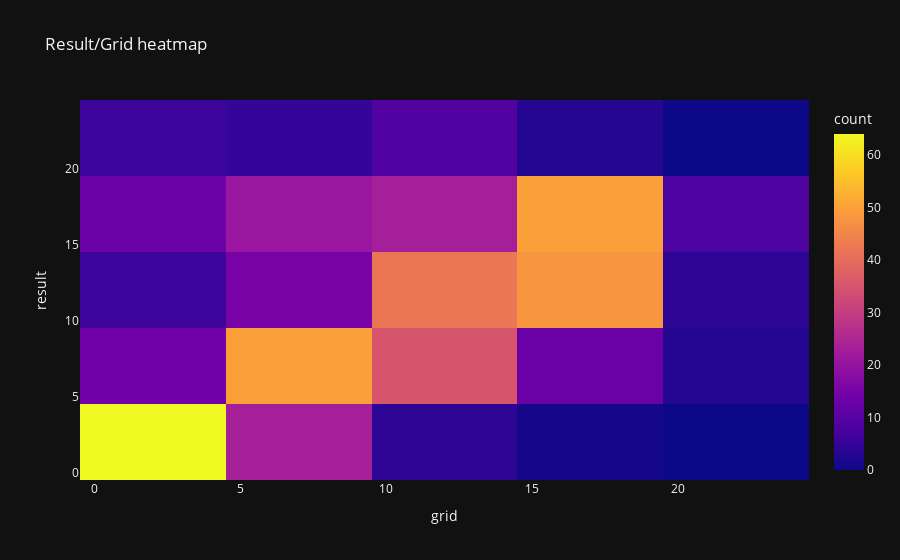

Notebook code for this chart:
### Markdown cell above
### Heatmap

Here I'll do all the heatmaps

The first one compare grid and result

### Code cell
px.density_heatmap(data_all, x="grid", y="result", title="Result/Grid heatmap", template="plotly_dark")

### Figure 1 — Plotly figure (JSON) as saved in the notebook; plotly's stock layout.template omitted (floating-point values rounded to 4 significant figures; data arrays with more than 128 entries replaced by an {"elided": "..."} marker saying what was removed)
{"data": [{"coloraxis": "coloraxis", "hovertemplate": "grid=%{x}<br>result=%{y}<br>count=%{z}<extra></extra>", "name": "", "type": "histogram2d", "x": {"elided": "460 int values"}, "xaxis": "x", "xbingroup": "x", "y": {"elided": "460 int values"}, "yaxis": "y", "ybingroup": "y"}], "layout": {"coloraxis": {"colorbar": {"title": {"text": "count"}}, "colorscale": [[0, "#0d0887"], [0.1111, "#46039f"], [0.2222, "#7201a8"], [0.3333, "#9c179e"], [0.4444, "#bd3786"], [0.5556, "#d8576b"], [0.6667, "#ed7953"], [0.7778, "#fb9f3a"], [0.8889, "#fdca26"], [1, "#f0f921"]]}, "legend": {"tracegroupgap": 0}, "title": {"text": "Result/Grid heatmap"}, "xaxis": {"anchor": "y", "domain": [0, 1], "title": {"text": "grid"}}, "yaxis": {"anchor": "x", "domain": [0, 1], "title": {"text": "result"}}}}
